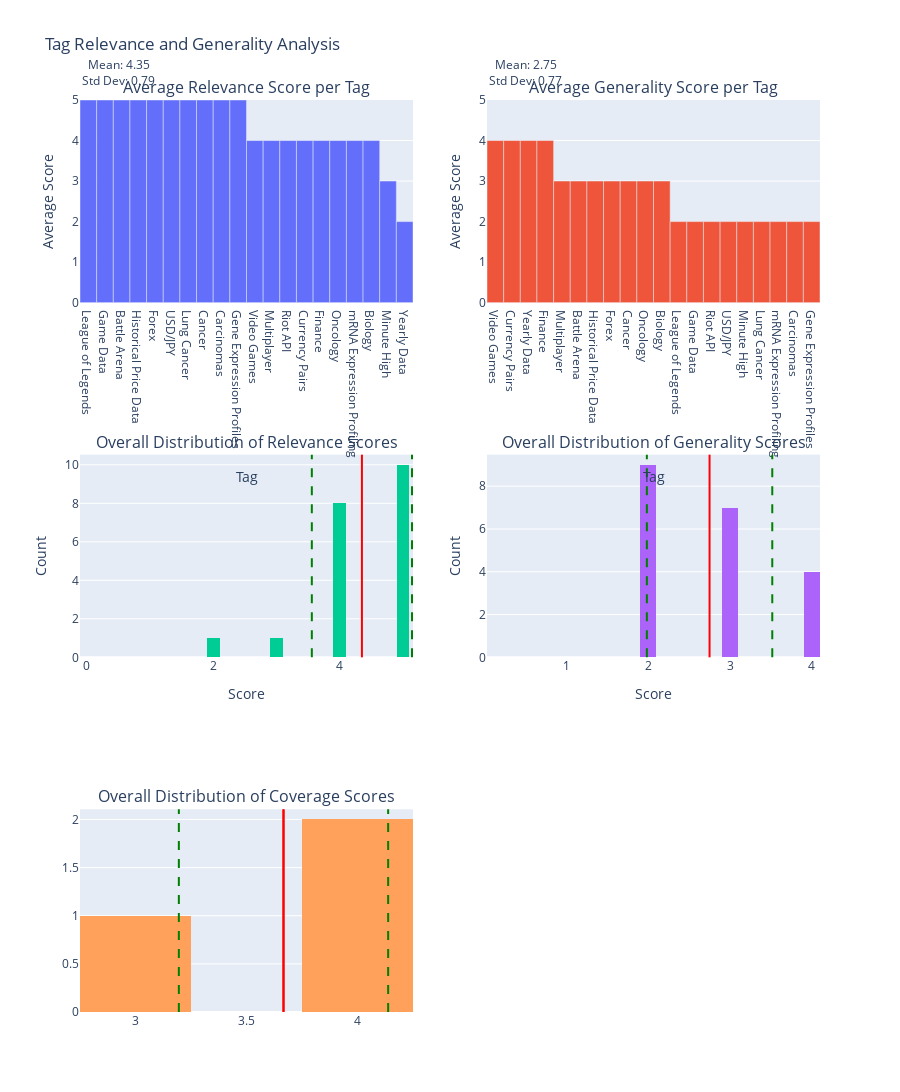

Notebook code for this chart:
### Code cell
import plotly.graph_objects as go
from plotly.subplots import make_subplots

# Initialize data structures
tag_relevance = defaultdict(list)
tag_generality = defaultdict(list)
all_relevance_scores = []
all_generality_scores = []
all_coverage_scores = []

# Process the data
for entry in results:
    if 'stage_2_result' in entry:
        if 'relevance' in entry['stage_2_result']:
            relevance_scores = entry['stage_2_result']['relevance']
            for tag, score in relevance_scores.items():
                tag_relevance[tag].append(score)
                all_relevance_scores.append(score)
        if 'generality' in entry['stage_2_result']:
            generality_scores = entry['stage_2_result']['generality']
            for tag, score in generality_scores.items():
                tag_generality[tag].append(score)
                all_generality_scores.append(score)
        if 'coverage' in entry['stage_2_result']:
            coverage_score = entry['stage_2_result']['coverage']
            all_coverage_scores.append(coverage_score)

# Calculate average scores per tag
avg_relevance_per_tag = {tag: sum(scores) / len(scores) for tag, scores in tag_relevance.items()}
avg_generality_per_tag = {tag: sum(scores) / len(scores) for tag, scores in tag_generality.items()}
avg_coverage = sum(all_coverage_scores) / len(all_coverage_scores)

# Calculate means and standard deviations
relevance_mean = np.mean(all_relevance_scores)
generality_mean = np.mean(all_generality_scores)
relevance_std = np.std(all_relevance_scores)
generality_std = np.std(all_generality_scores)
coverage_mean = np.mean(all_coverage_scores)
coverage_std = np.std(all_coverage_scores)

# Sort tags by average scores
sorted_relevance_tags = sorted(avg_relevance_per_tag.items(), key=lambda x: x[1], reverse=True)
sorted_generality_tags = sorted(avg_generality_per_tag.items(), key=lambda x: x[1], reverse=True)

# Create subplots
fig = make_subplots(rows=3, cols=2, subplot_titles=(
    "Average Relevance Score per Tag", "Average Generality Score per Tag",
    "Overall Distribution of Relevance Scores", "Overall Distribution of Generality Scores",
    "Overall Distribution of Coverage Scores"
))

# Add bar charts for average scores
fig.add_trace(go.Bar(x=[tag for tag, _ in sorted_relevance_tags], y=[score for _, score in sorted_relevance_tags], name="Avg Relevance"), row=1, col=1)
fig.add_trace(go.Bar(x=[tag for tag, _ in sorted_generality_tags], y=[score for _, score in sorted_generality_tags], name="Avg Generality"), row=1, col=2)

# Add histograms for overall distribution of scores
fig.add_trace(go.Histogram(x=all_relevance_scores, nbinsx=20, name="Relevance Distribution"), row=2, col=1)
fig.add_trace(go.Histogram(x=all_generality_scores, nbinsx=20, name="Generality Distribution"), row=2, col=2)
fig.add_trace(go.Histogram(x=all_coverage_scores, nbinsx=5, name="Coverage Distribution"), row=3, col=1)

# Add vertical lines for mean and standard deviations on relevance histogram
fig.add_vline(x=relevance_mean, line_dash="solid", line_color="red", row=2, col=1)
fig.add_vline(x=relevance_mean - relevance_std, line_dash="dash", line_color="green", row=2, col=1)
fig.add_vline(x=relevance_mean + relevance_std, line_dash="dash", line_color="green", row=2, col=1)

# Add vertical lines for mean and standard deviations on generality histogram
fig.add_vline(x=generality_mean, line_dash="solid", line_color="red", row=2, col=2)
fig.add_vline(x=generality_mean - generality_std, line_dash="dash", line_color="green", row=2, col=2)
fig.add_vline(x=generality_mean + generality_std, line_dash="dash", line_color="green", row=2, col=2)

# Add vertical line for average coverage
fig.add_vline(x=avg_coverage, line_dash="solid", line_color="red", row=3, col=1)
fig.add_vline(x=coverage_mean, line_dash="solid", line_color="red", row=3, col=1)
fig.add_vline(x=coverage_mean - coverage_std, line_dash="dash", line_color="green", row=3, col=1)
fig.add_vline(x=coverage_mean + coverage_std, line_dash="dash", line_color="green", row=3, col=1)

# Update layout
fig.update_layout(height=1200, title_text="Tag Relevance and Generality Analysis", showlegend=False)
fig.update_xaxes(title_text="Tag", row=1, col=1)
fig.update_xaxes(title_text="Tag", row=1, col=2)
fig.update_yaxes(title_text="Average Score", range=[0, 5], row=1, col=1)
fig.update_yaxes(title_text="Average Score", range=[0, 5], row=1, col=2)
fig.update_xaxes(title_text="Score", row=2, col=1)
fig.update_xaxes(title_text="Score", row=2, col=2)
fig.update_yaxes(title_text="Count", row=2, col=1)
fig.update_yaxes(title_text="Count", row=2, col=2)

# Add annotations for overall averages and standard deviations
fig.add_annotation(text=f"Mean: {relevance_mean:.2f}<br>Std Dev: {relevance_std:.2f}", xref="x3", yref="paper", x=0.5, y=1.05, showarrow=False)
fig.add_annotation(text=f"Mean: {generality_mean:.2f}<br>Std Dev: {generality_std:.2f}", xref="x4", yref="paper", x=0.5, y=1.05, showarrow=False)

# Add legend for the vertical lines
fig.add_trace(go.Scatter(x=[None], y=[None], mode='lines', line=dict(color='red', dash='solid'), name='Mean'), row=2, col=1)
fig.add_trace(go.Scatter(x=[None], y=[None], mode='lines', line=dict(color='green', dash='dash'), name='±1 Std Dev'), row=2, col=1)

# Show the plot
fig.show()

print(f"\nOverall Average Relevance Score: {relevance_mean:.2f}")
print(f"Overall Average Generality Score: {generality_mean:.2f}")
print(f"Relevance Standard Deviation: {relevance_std:.2f}")
print(f"Generality Standard Deviation: {generality_std:.2f}")

### Figure 1 — Plotly figure (JSON) as saved in the notebook; plotly's stock layout.template omitted (floating-point values rounded to 4 significant figures)
{"data": [{"name": "Avg Relevance", "type": "bar", "x": ["League of Legends", "Game Data", "Battle Arena", "Historical Price Data", "Forex", "USD/JPY", "Lung Cancer", "Cancer", "Carcinomas", "Gene Expression Profiles", "Video Games", "Multiplayer", "Riot API", "Currency Pairs", "Finance", "Oncology", "mRNA Expression Profiling", "Biology", "Minute High", "Yearly Data"], "xaxis": "x", "y": [5, 5, 5, 5, 5, 5, 5, 5, 5, 5, 4, 4, 4, 4, 4, 4, 4, 4, 3, 2], "yaxis": "y"}, {"name": "Avg Generality", "type": "bar", "x": ["Video Games", "Currency Pairs", "Yearly Data", "Finance", "Multiplayer", "Battle Arena", "Historical Price Data", "Forex", "Cancer", "Oncology", "Biology", "League of Legends", "Game Data", "Riot API", "USD/JPY", "Minute High", "Lung Cancer", "mRNA Expression Profiling", "Carcinomas", "Gene Expression Profiles"], "xaxis": "x2", "y": [4, 4, 4, 4, 3, 3, 3, 3, 3, 3, 3, 2, 2, 2, 2, 2, 2, 2, 2, 2], "yaxis": "y2"}, {"name": "Relevance Distribution", "nbinsx": 20, "type": "histogram", "x": [5, 4, 4, 5, 4, 5, 5, 5, 5, 4, 2, 4, 3, 5, 5, 4, 4, 4, 5, 5], "xaxis": "x3", "yaxis": "y3"}, {"name": "Generality Distribution", "nbinsx": 20, "type": "histogram", "x": [2, 4, 3, 2, 2, 3, 3, 3, 2, 4, 4, 4, 2, 2, 3, 3, 2, 3, 2, 2], "xaxis": "x4", "yaxis": "y4"}, {"name": "Coverage Distribution", "nbinsx": 5, "type": "histogram", "x": [4, 3, 4], "xaxis": "x5", "yaxis": "y5"}, {"line": {"color": "red", "dash": "solid"}, "mode": "lines", "name": "Mean", "type": "scatter", "x": [null], "xaxis": "x3", "y": [null], "yaxis": "y3"}, {"line": {"color": "green", "dash": "dash"}, "mode": "lines", "name": "±1 Std Dev", "type": "scatter", "x": [null], "xaxis": "x3", "y": [null], "yaxis": "y3"}], "layout": {"annotations": [{"font": {"size": 16}, "showarrow": false, "text": "Average Relevance Score per Tag", "x": 0.225, "xanchor": "center", "xref": "paper", "y": 1, "yanchor": "bottom", "yref": "paper"}, {"font": {"size": 16}, "showarrow": false, "text": "Average Generality Score per Tag", "x": 0.775, "xanchor": "center", "xref": "paper", "y": 1, "yanchor": "bottom", "yref": "paper"}, {"font": {"size": 16}, "showarrow": false, "text": "Overall Distribution of Relevance Scores", "x": 0.225, "xanchor": "center", "xref": "paper", "y": 0.6111, "yanchor": "bottom", "yref": "paper"}, {"font": {"size": 16}, "showarrow": false, "text": "Overall Distribution of Generality Scores", "x": 0.775, "xanchor": "center", "xref": "paper", "y": 0.6111, "yanchor": "bottom", "yref": "paper"}, {"font": {"size": 16}, "showarrow": false, "text": "Overall Distribution of Coverage Scores", "x": 0.225, "xanchor": "center", "xref": "paper", "y": 0.2222, "yanchor": "bottom", "yref": "paper"}, {"showarrow": false, "text": "Mean: 4.35<br>Std Dev: 0.79", "x": 0.5, "xref": "x3", "y": 1.05, "yref": "paper"}, {"showarrow": false, "text": "Mean: 2.75<br>Std Dev: 0.77", "x": 0.5, "xref": "x4", "y": 1.05, "yref": "paper"}], "height": 1200, "shapes": [{"line": {"color": "red", "dash": "solid"}, "type": "line", "x0": 4.35, "x1": 4.35, "xref": "x3", "y0": 0, "y1": 1, "yref": "y3 domain"}, {"line": {"color": "green", "dash": "dash"}, "type": "line", "x0": 3.558, "x1": 3.558, "xref": "x3", "y0": 0, "y1": 1, "yref": "y3 domain"}, {"line": {"color": "green", "dash": "dash"}, "type": "line", "x0": 5.142, "x1": 5.142, "xref": "x3", "y0": 0, "y1": 1, "yref": "y3 domain"}, {"line": {"color": "red", "dash": "solid"}, "type": "line", "x0": 2.75, "x1": 2.75, "xref": "x4", "y0": 0, "y1": 1, "yref": "y4 domain"}, {"line": {"color": "green", "dash": "dash"}, "type": "line", "x0": 1.984, "x1": 1.984, "xref": "x4", "y0": 0, "y1": 1, "yref": "y4 domain"}, {"line": {"color": "green", "dash": "dash"}, "type": "line", "x0": 3.516, "x1": 3.516, "xref": "x4", "y0": 0, "y1": 1, "yref": "y4 domain"}, {"line": {"color": "red", "dash": "solid"}, "type": "line", "x0": 3.667, "x1": 3.667, "xref": "x5", "y0": 0, "y1": 1, "yref": "y5 domain"}, {"line": {"color": "red", "dash": "solid"}, "type": "line", "x0": 3.667, "x1": 3.667, "xref": "x5", "y0": 0, "y1": 1, "yref": "y5 domain"}, {"line": {"color": "green", "dash": "dash"}, "type": "line", "x0": 3.195, "x1": 3.195, "xref": "x5", "y0": 0, "y1": 1, "yref": "y5 domain"}, {"line": {"color": "green", "dash": "dash"}, "type": "line", "x0": 4.138, "x1": 4.138, "xref": "x5", "y0": 0, "y1": 1, "yref": "y5 domain"}], "showlegend": false, "title": {"text": "Tag Relevance and Generality Analysis"}, "xaxis": {"anchor": "y", "domain": [0, 0.45], "title": {"text": "Tag"}}, "xaxis2": {"anchor": "y2", "domain": [0.55, 1], "title": {"text": "Tag"}}, "xaxis3": {"anchor": "y3", "domain": [0, 0.45], "title": {"text": "Score"}}, "xaxis4": {"anchor": "y4", "domain": [0.55, 1], "title": {"text": "Score"}}, "xaxis5": {"anchor": "y5", "domain": [0, 0.45]}, "xaxis6": {"anchor": "y6", "domain": [0.55, 1]}, "yaxis": {"anchor": "x", "domain": [0.7778, 1], "range": [0, 5], "title": {"text": "Average Score"}}, "yaxis2": {"anchor": "x2", "domain": [0.7778, 1], "range": [0, 5], "title": {"text": "Average Score"}}, "yaxis3": {"anchor": "x3", "domain": [0.3889, 0.6111], "title": {"text": "Count"}}, "yaxis4": {"anchor": "x4", "domain": [0.3889, 0.6111], "title": {"text": "Count"}}, "yaxis5": {"anchor": "x5", "domain": [0, 0.2222]}, "yaxis6": {"anchor": "x6", "domain": [0, 0.2222]}}}
